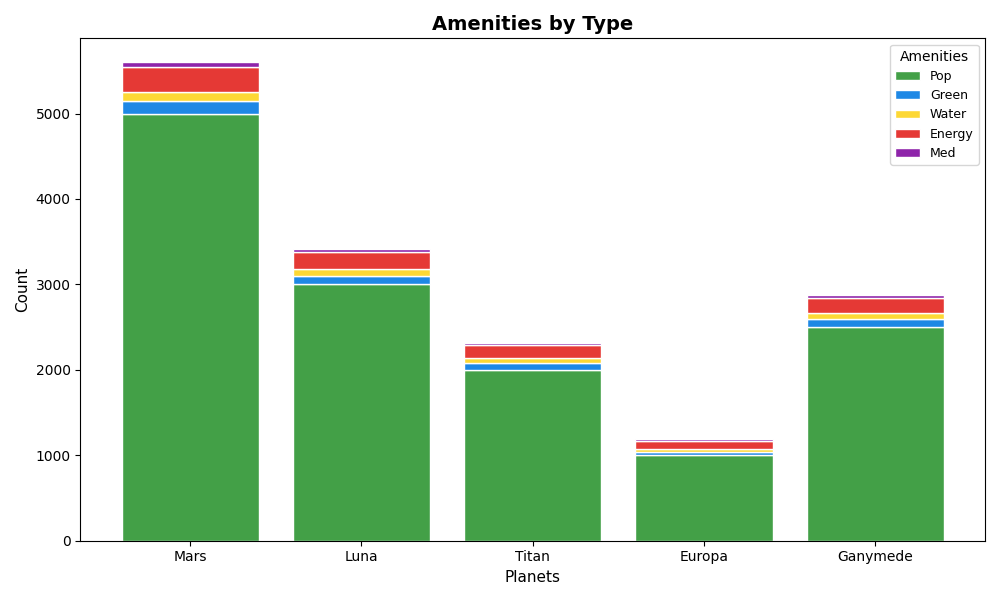

Write the Python code that produced this figure.
import matplotlib.pyplot as plt
import squarify
import numpy as np

# Expanded data for colonies
data = {
    'Mars': {'Pop': 5000, 'Green': 150, 'Water': 100, 'Energy': 300, 'Med': 50},
    'Luna': {'Pop': 3000, 'Green': 100, 'Water': 80, 'Energy': 200, 'Med': 40},
    'Titan': {'Pop': 2000, 'Green': 80, 'Water': 60, 'Energy': 150, 'Med': 30},
    'Europa': {'Pop': 1000, 'Green': 40, 'Water': 30, 'Energy': 100, 'Med': 20},
    'Ganymede': {'Pop': 2500, 'Green': 90, 'Water': 70, 'Energy': 180, 'Med': 35}
}

# Prepare data for treemap
labels = []
sizes = []
colors = ['#43A047', '#1E88E5', '#FDD835', '#E53935']

for planet, amenities in data.items():
    for amenity, count in amenities.items():
        label = f"{planet}\n{amenity}\n({count})"
        labels.append(label)
        sizes.append(count)

fig, ax = plt.subplots(figsize=(12, 7))
squarify.plot(sizes=sizes, label=labels, color=colors * len(data), alpha=0.8, edgecolor="white", linewidth=1.5, text_kwargs={'fontsize': 8, 'wrap': True})

plt.title("Colony Pop & Amenities", fontsize=14, fontweight='bold')
plt.axis('off')
plt.tight_layout()

plt.show()

# Stacked bar chart data
planets = list(data.keys())
amenities = list(data['Mars'].keys())
totals = np.array([[data[planet][amenity] for amenity in amenities] for planet in planets]).T

# Plot the stacked bar chart
fig, ax = plt.subplots(figsize=(10, 6))

bottom = np.zeros(len(planets))
colors = ['#43A047', '#1E88E5', '#FDD835', '#E53935', '#8E24AA']
for i, amenity in enumerate(amenities):
    ax.bar(planets, totals[i], bottom=bottom, label=amenity, color=colors[i % len(colors)], edgecolor='white')
    bottom += totals[i]

plt.title("Amenities by Type", fontsize=14, fontweight='bold')
plt.xlabel("Planets", fontsize=11)
plt.ylabel("Count", fontsize=11)
plt.legend(title="Amenities", fontsize=9)
plt.xticks(ticks=range(len(planets)), labels=planets)
plt.tight_layout()

plt.show()
